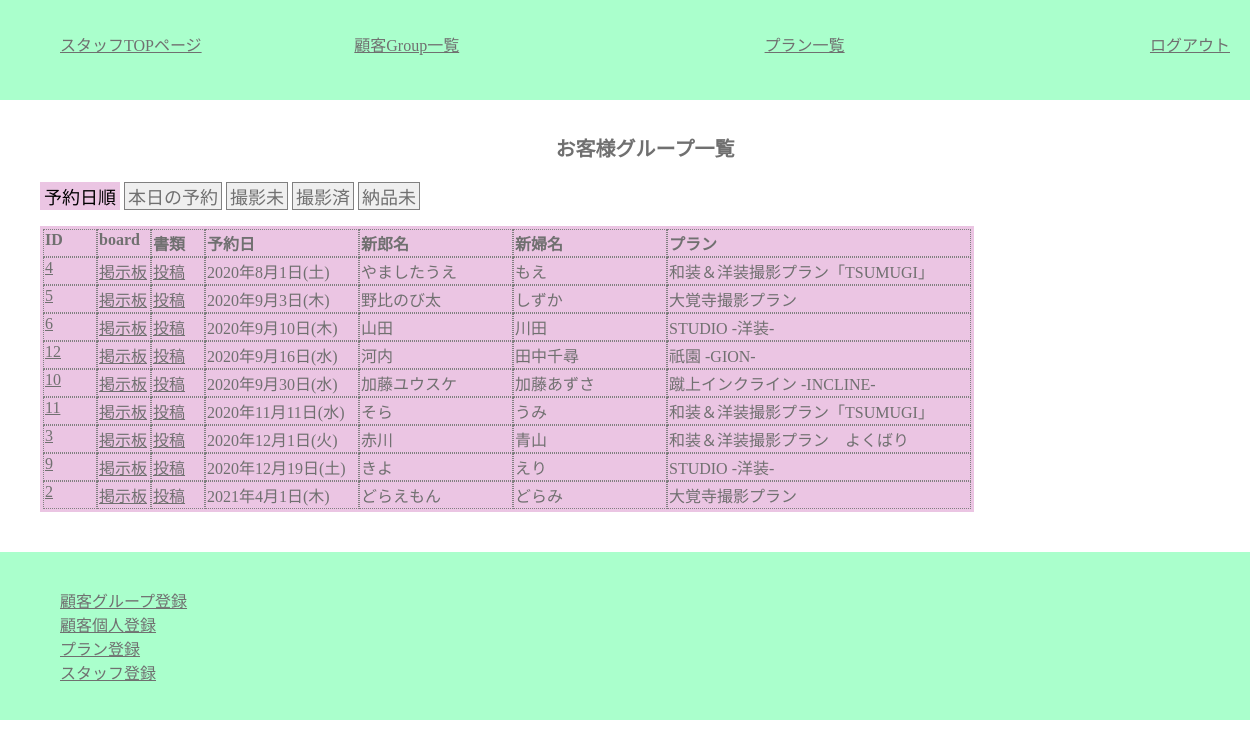
Screenshot of /staff/c_group_list.php (signed in) with the database file from the repository.
### tables this page shows
CREATE TABLE `customers` (
  `c_id` varchar(32) NOT NULL,
  `c_group_id` int(11) NOT NULL,
  `c_name` varchar(32) NOT NULL,
  `c_pass` varchar(64) NOT NULL,
  `c_mail` varchar(64) NOT NULL,
  `c_tell` varchar(11) NOT NULL,
  `c_zip` char(7) NOT NULL,
  `c_address` varchar(64) NOT NULL,
  `c_gender` tinyint(1) NOT NULL
);

CREATE TABLE `c_groups` (
  `c_group_id` int(11) NOT NULL,
  `p_id` int(11) NOT NULL,
  `reserve_day` date NOT NULL,
  `reserve_time` time NOT NULL,
  `estimate` tinyint(1) NOT NULL,
  `invoce` tinyint(1) NOT NULL,
  `payment` tinyint(1) NOT NULL,
  `d_product` tinyint(1) NOT NULL,
  `new_zip` char(7) NOT NULL,
  `new_address` varchar(64) NOT NULL,
  `before2days` tinyint(1) NOT NULL DEFAULT 0,
  `make_reh` tinyint(1) NOT NULL DEFAULT 0,
  `cos_fixed` tinyint(1) NOT NULL DEFAULT 0,
  `cos_fitting` tinyint(1) NOT NULL DEFAULT 0,
  `place_fixed` tinyint(1) NOT NULL DEFAULT 0,
  `s_id` varchar(32) NOT NULL,
  `limit_over` tinyint(1) NOT NULL
);

CREATE TABLE `plans` (
  `p_id` int(11) NOT NULL,
  `p_name` varchar(32) NOT NULL,
  `p_wear` varchar(32) NOT NULL
);

### class/meeting.class.php (called while the page is built, shortened)
<?php
class Meeting{
	public $pdo;
	public function __construct(){
		$host  = "localhost";
		$dbname= "meeting_app";
		$dbuser= "root";
		$dbpass= "";
		$dsn = "mysql:host={$host};dbname={$dbname};charset=utf8";
		$this->pdo = new PDO($dsn,$dbuser,$dbpass);
	}
	public function getGroomBrideGrouopAllDate() {
		$sql  ="SELECT groom.c_name AS g_name,bride.c_name AS b_name, ";
		$sql .="reserve_day,p_name,c_groups.c_group_id AS group_id,d_product,payment,limit_over ";
		$sql .="FROM customers AS groom,customers AS bride,c_groups,plans ";
		$sql .="WHERE c_groups.c_group_id=groom.c_group_id ";
		$sql .="AND c_groups.c_group_id=bride.c_group_id ";
		$sql .="AND c_groups.p_id=plans.p_id ";
		$sql .="AND groom.c_gender=0 AND bride.c_gender=1 ";
		$sql .="ORDER BY reserve_day";
		$row = $this->pdo->query($sql);
		return $row;
	}
}
?>

### staff/c_group_list.php (the view, shortened to what this page needs)
<?php
require_once("../class/meeting.class.php");
function h($str) {
	return htmlspecialchars($str,ENT_QUOTES);
}
$obj =new Meeting();
$rows =$obj->getGroomBrideGrouopAllDate();
?>
<?php require_once("header_for_staff.php"); ?>
		<main>
			<h1>お客様グループ一覧</h1>
			<section>
				<p><button class="sort_day_btn all_day activ_page_btn">予約日順</button>
				<button class="sort_day_btn today"><a href="c_group_list_today.php">本日の予約</a></button>
				<button class="sort_day_btn feature_day"><a href="c_group_list_f.php">撮影未</a></button>
				<button class="sort_day_btn past_day"><a href="c_group_list_p.php">撮影済</a></button>
				<button class="sort_day_btn no_d"><a href="c_group_list_nd.php">納品未</a></button>
				</p>
				<div id="mainView">
					<table class="list">
					<tr>
						<th class="list_id_num">ID</th><th class="list_id_num">board</th><th class="list_id_num">書類</th>
						<th class="list_r_day">予約日</th><th class="list_c_name">新郎名</th><th class="list_c_name">新婦名</th><th class="list_p_name">プラン</th>
					</tr>
					<?php while($row=$rows->fetch(PDO::FETCH_ASSOC)): ?>
					<tr>
						<td class="list_id_num"><a href="c_group_each.php?group_id=<?php echo $row["group_id"];?>" ><?php echo $row["group_id"];?></a></td>
						<td class="list_id_num"><a href="../customer/c_board.php?group_id=<?php echo $row["group_id"];?>">掲示板</a></td>
						<td class="list_id_num"><a href="../customer/c_paymentdata.php?group_id=<?php echo $row["group_id"];?>">投稿</a></td>
						<td class="list_r_day"><?php
							$reserve_day = $row["reserve_day"];
							$week = ["日","月","火","水","木","金","土"];
							$hi = date('w', strtotime($reserve_day));
							$youbi = $week[$hi];
							$rd =  date('Y年n月j日', strtotime($reserve_day))."(".$youbi.")";
							echo h($rd);
						?></td>
						<td class="list_c_name"><?php echo h($row["g_name"]); ?></td>
						<td class="list_c_name"><?php echo h($row["b_name"]); ?></td>
						<td class="list_p_name"><?php echo h($row["p_name"]); ?></td>
					</tr>
					<?php endwhile; ?>
					</table>
				</div>
			</section>
		</main>
<?php include("footer_for_staffpage.php"); ?>

### css/style.css (style rules this page uses)
* { //border:1px red solid; }
body { color: #707070; margin:auto; font-family: 'Noto Serif JP', serif; }
main { width:100%; padding:20px; }
a { color:#707070; }
h1 { font-size:20px; text-align:center; }
section { max-width:100%; margin:20px; }
table { max-width:100%; margin-bottom:20px; }
table tr { max-width:100%; display:flex; flex-direction:column; }
table tr th { text-align:left; }
table.row3 td,th { //width:33%; }
table.row2 td,th { //c_group_topのテーブルがスマホ表示ではみ出るので、一旦コメントアウト中 //width:200px; }
table.list tr { display:flex; flex-direction:row; //border:dotted 1px gray; }
table.list th,table.list td { border:dotted 1px gray; //width:200px; }
.list_id_num { width:50px; }
.list_p_name { width:300px; }
.list_p_wear,.list_r_day,.list_c_name { width:150px; }
.sort_day_btn { border:1px solid gray; //margin-left: 8px; padding: 0 3px; font-size: 18px; }
.sort_day_btn a { text-decoration:none; }
.activ_page_btn { border:solid 1px #EBC5E3; background-color:#EBC5E3; }
#mainView table { border:solid 1px #EBC5E3; background-color:#EBC5E3; }
#mainView { //display:none; }

### rows the page displays
customers: c_group.c_group_id "4", c_group.reserve_day "2020年8月1日(土)", c_name "やましたうえ", customers.c_name "もえ", plans.p_name "和装＆洋装撮影プラン「TSUMUGI」"
customers: c_group.c_group_id "5", c_group.reserve_day "2020年9月3日(木)", c_name "野比のび太", customers.c_name "しずか", plans.p_name "大覚寺撮影プラン"
customers: c_group.c_group_id "6", c_group.reserve_day "2020年9月10日(木)", c_name "山田", customers.c_name "川田", plans.p_name "STUDIO -洋装-"
customers: c_group.c_group_id "12", c_group.reserve_day "2020年9月16日(水)", c_name "河内", customers.c_name "田中千尋", plans.p_name "祇園 -GION-"
customers: c_group.c_group_id "10", c_group.reserve_day "2020年9月30日(水)", c_name "加藤ユウスケ", customers.c_name "加藤あずさ", plans.p_name "蹴上インクライン -INCLINE-"
customers: c_group.c_group_id "11", c_group.reserve_day "2020年11月11日(水)", c_name "そら", customers.c_name "うみ", plans.p_name "和装＆洋装撮影プラン「TSUMUGI」"
customers: c_group.c_group_id "3", c_group.reserve_day "2020年12月1日(火)", c_name "赤川", customers.c_name "青山", plans.p_name "和装＆洋装撮影プラン よくばり"
customers: c_group.c_group_id "9", c_group.reserve_day "2020年12月19日(土)", c_name "きよ", customers.c_name "えり", plans.p_name "STUDIO -洋装-"
customers: c_group.c_group_id "2", c_group.reserve_day "2021年4月1日(木)", c_name "どらえもん", customers.c_name "どらみ", plans.p_name "大覚寺撮影プラン"
